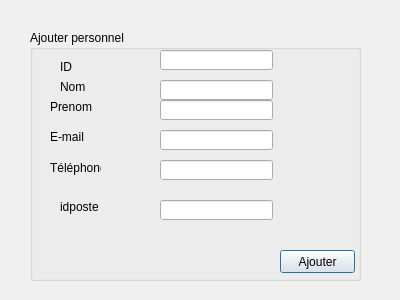
<?xml version="1.0" encoding="UTF-8"?>
<ui version="4.0">
 <class>ajouterperso</class>
 <widget class="QDialog" name="ajouterperso">
  <property name="geometry">
   <rect>
    <x>0</x>
    <y>0</y>
    <width>400</width>
    <height>300</height>
   </rect>
  </property>
  <property name="windowTitle">
   <string>Dialog</string>
  </property>
  <widget class="QGroupBox" name="Ajouter_personnel">
   <property name="geometry">
    <rect>
     <x>30</x>
     <y>30</y>
     <width>331</width>
     <height>251</height>
    </rect>
   </property>
   <property name="title">
    <string>Ajouter personnel</string>
   </property>
   <widget class="QLineEdit" name="id_perso">
    <property name="geometry">
     <rect>
      <x>130</x>
      <y>20</y>
      <width>113</width>
      <height>20</height>
     </rect>
    </property>
   </widget>
   <widget class="QLineEdit" name="nom_perso">
    <property name="geometry">
     <rect>
      <x>130</x>
      <y>50</y>
      <width>113</width>
      <height>20</height>
     </rect>
    </property>
   </widget>
   <widget class="QLineEdit" name="prenom">
    <property name="geometry">
     <rect>
      <x>130</x>
      <y>70</y>
      <width>113</width>
      <height>20</height>
     </rect>
    </property>
   </widget>
   <widget class="QLineEdit" name="email">
    <property name="geometry">
     <rect>
      <x>130</x>
      <y>100</y>
      <width>113</width>
      <height>20</height>
     </rect>
    </property>
   </widget>
   <widget class="QLineEdit" name="idposte">
    <property name="geometry">
     <rect>
      <x>130</x>
      <y>170</y>
      <width>113</width>
      <height>20</height>
     </rect>
    </property>
   </widget>
   <widget class="QLineEdit" name="telephone">
    <property name="geometry">
     <rect>
      <x>130</x>
      <y>130</y>
      <width>113</width>
      <height>20</height>
     </rect>
    </property>
   </widget>
   <widget class="QPushButton" name="pushButton">
    <property name="geometry">
     <rect>
      <x>250</x>
      <y>220</y>
      <width>75</width>
      <height>23</height>
     </rect>
    </property>
    <property name="text">
     <string>Ajouter</string>
    </property>
   </widget>
   <widget class="QLabel" name="label_6">
    <property name="geometry">
     <rect>
      <x>20</x>
      <y>100</y>
      <width>47</width>
      <height>14</height>
     </rect>
    </property>
    <property name="text">
     <string>E-mail</string>
    </property>
   </widget>
   <widget class="QLabel" name="label_8">
    <property name="geometry">
     <rect>
      <x>20</x>
      <y>130</y>
      <width>51</width>
      <height>16</height>
     </rect>
    </property>
    <property name="text">
     <string>Téléphone</string>
    </property>
   </widget>
   <widget class="QLabel" name="label_7">
    <property name="geometry">
     <rect>
      <x>30</x>
      <y>170</y>
      <width>47</width>
      <height>14</height>
     </rect>
    </property>
    <property name="text">
     <string>idposte</string>
    </property>
   </widget>
   <widget class="QLabel" name="label_3">
    <property name="geometry">
     <rect>
      <x>20</x>
      <y>70</y>
      <width>47</width>
      <height>14</height>
     </rect>
    </property>
    <property name="text">
     <string>Prenom</string>
    </property>
   </widget>
  </widget>
  <widget class="QLabel" name="label">
   <property name="geometry">
    <rect>
     <x>60</x>
     <y>60</y>
     <width>47</width>
     <height>14</height>
    </rect>
   </property>
   <property name="text">
    <string>ID</string>
   </property>
  </widget>
  <widget class="QLabel" name="label_2">
   <property name="geometry">
    <rect>
     <x>60</x>
     <y>80</y>
     <width>47</width>
     <height>14</height>
    </rect>
   </property>
   <property name="text">
    <string>Nom</string>
   </property>
  </widget>
 </widget>
 <resources/>
 <connections/>
</ui>
